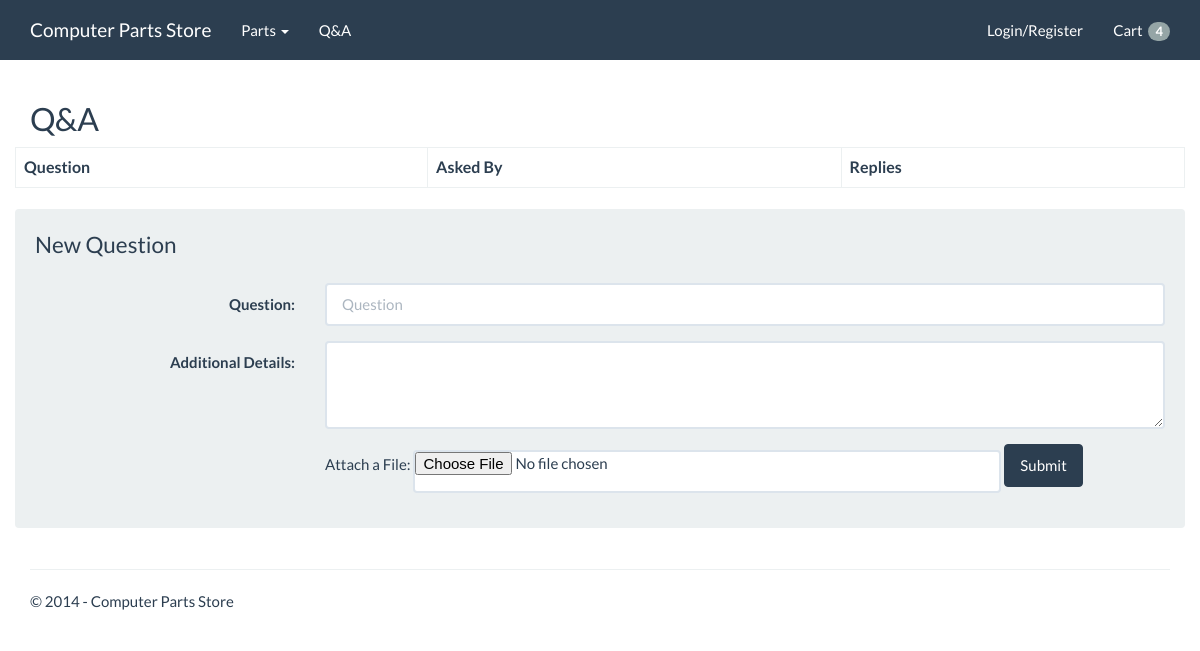
Before: /partstore/questions.php with the older database file.
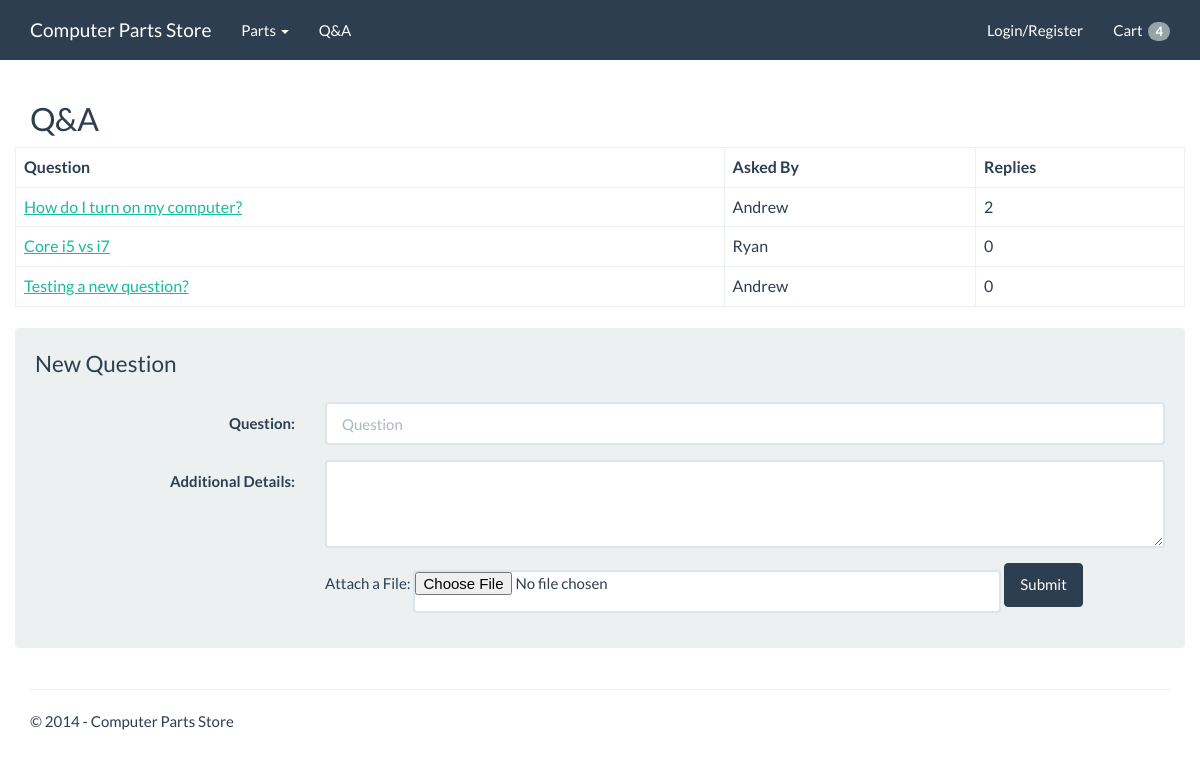
After: the same page with the newer database file.
### tables this page shows
CREATE TABLE IF NOT EXISTS `questions` (
  `id` int(11) NOT NULL AUTO_INCREMENT,
  `question_title` varchar(300) NOT NULL,
  `question` varchar(2000) DEFAULT NULL,
  `asked_by` varchar(30) NOT NULL,
  `replies` int(10) NOT NULL DEFAULT '0',
  PRIMARY KEY (`id`),
  UNIQUE KEY `id_UNIQUE` (`id`)
);

### partstore/questions.php (the view, shortened to what this page needs)
<?php
$q = "SELECT * FROM questions";
$r = mysqli_query ($dbc, $q) or trigger_error("Query: $q\n<br />MySQL Error: " . mysqli_error($dbc));
while($row = mysqli_fetch_array($r))
{  	$questions[] = $row;  }
function displayQuestions($questions) {
	foreach ($questions as &$question) {
		echo '<tr><td><a href="question.php?question='
			 . $question['id'] . '">' . $question['question_title']
			 . '</a></td><td>' . $question['asked_by']
			 . '</td><td>' . $question['replies'] . '</td></tr>';
	}
}
?>
<html>
<head>
    <link href="css/bootstrap.min.css" rel="stylesheet"/>
	<link href="css/style.css" rel="stylesheet"/>
</head>
<body>
    <div class="navbar navbar-default navbar-fixed-top">
        <div class="container">
            <div class="navbar-header">
                <a class="navbar-brand" href="index.php">Computer Parts Store</a>
            </div>
            <div class="navbar-collapse collapse navbar-responsive-collapse">
              <ul class="nav navbar-nav">
                    <li class="dropdown">
						<a href="#" class="dropdown-toggle" data-toggle="dropdown">Parts <b class="caret"></b></a>
					</li>
					<li><a href="questions.php">Q&amp;A</a></li>
                </ul>
				<ul class="nav navbar-nav navbar-right">
					<?php
					echo '</li><li>';
					if(isset($_SESSION['firstName'])) {
						echo '<a href="logout.php">Log Out</a>';
					} else {
						echo '<a href="loginregister.php">Login/Register</a>';
					}
					echo '</li>';
					?>
					<li><a href="cart.php">Cart &nbsp;<span class="badge">4</span></a></li>
				</ul>
            </div>
        </div>
    </div>
	<div class="container body-content">
		<h2>Q&amp;A</h2>
		<div class="row">
			<table class="table table-bordered">
				<tr><th>Question</th><th>Asked By</th><th>Replies</th></tr>
				<?php displayQuestions($questions); ?>
			</table>
		</div>
		<div class="row">
			<div class="well">
				<form class="form-horizontal" id="newQuestionForm" action="questions.php" method="post"  enctype="multipart/form-data">
					<legend>New Question</legend>
					<div class="form-group">
						<label for="newQuestion" class="col-md-3 control-label">Question:</label>
						<div class="col-md-9">
							<input type="text" class="form-control" id="newQuestion" name="newQuestion" placeholder="Question" maxlength="300"/>
						</div>
					</div>
					<div class="form-group">
						<label for="newQuestionDetails" class="col-md-3 control-label">Additional Details:</label>
						<div class="col-md-9">
							<textarea class="form-control" rows="3" id="newQuestionDetails" name="newQuestionDetails" maxlength="2000"></textarea>
						</div>
					</div>
					<div class="form-group">
						<div class="col-md-9 col-md-offset-3">
							Attach a File: <input type="file" class="form-control" name="file" size="10" style="padding: 0px 0px; maring-bottom: 10px; width: 70%; display: inline-block;" />
							<button type="submit" class="btn btn-primary"style="display: inline-block;">Submit</button>
						</div>
					</div>
				</form>
			</div>
		</div>
		<hr />
		<footer>
			<p>&copy; 2014 - Computer Parts Store</p>
		</footer>
	</div>
</body>
</html>

### partstore/css/style.css (style rules this page uses)
.body-content { margin-top: 80px; }

Changed rows visible on the page:
added questions: question_title "How do I turn on my computer?", asked_by "Andrew", replies "2"
added questions: question_title "Core i5 vs i7", asked_by "Ryan", replies "0"
added questions: question_title "Testing a new question?", asked_by "Andrew", replies "0"
